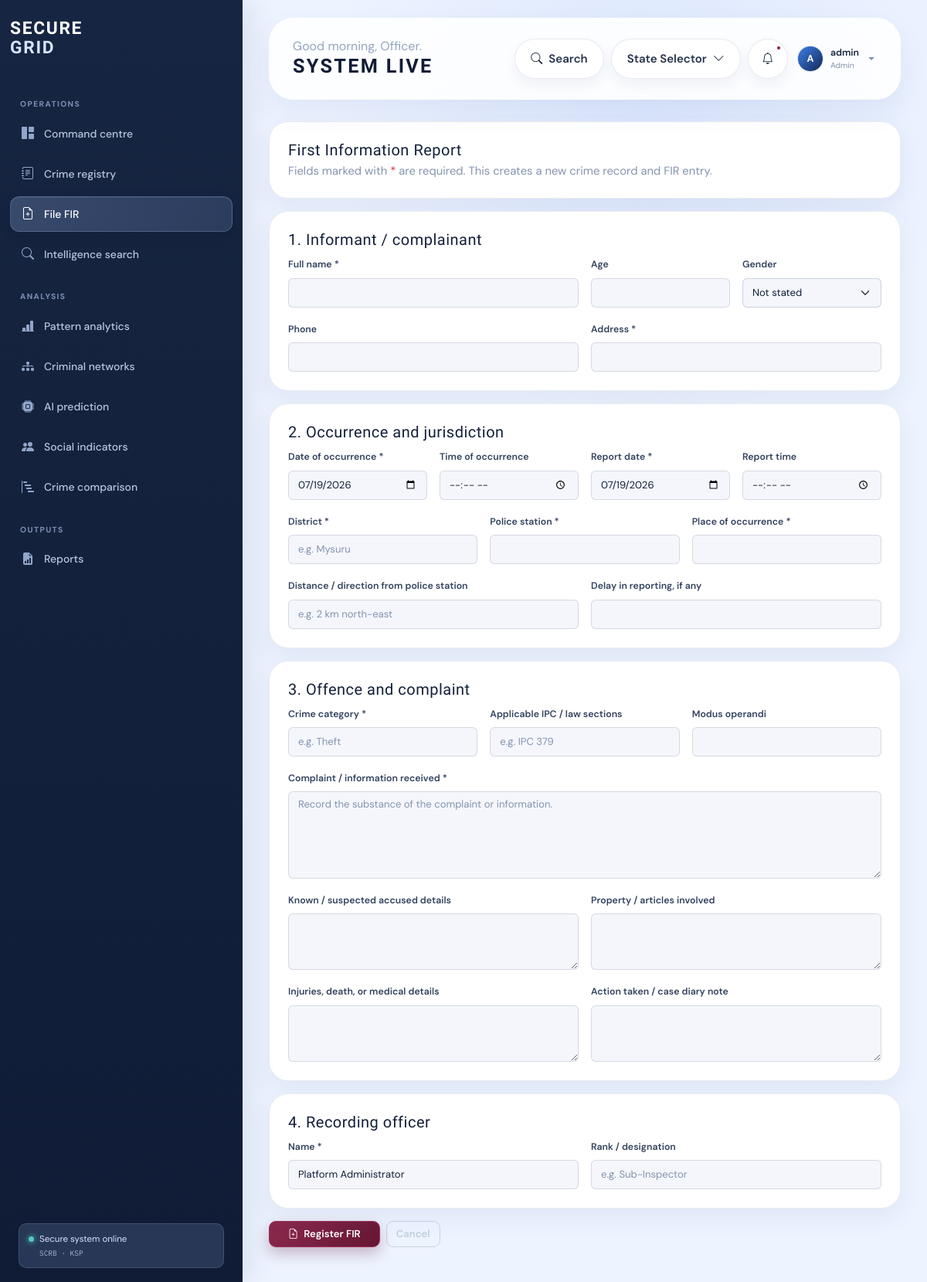
The page /fir/new (signed in) on the database its author committed.
### app/models/core.py (models this page shows, shortened)
class TimestampMixin:
    created_at = db.Column(db.DateTime, nullable=False, default=datetime.utcnow)
    updated_at = db.Column(
        db.DateTime,
        nullable=False,
        default=datetime.utcnow,
        onupdate=datetime.utcnow,
    )

class User(UserMixin, TimestampMixin, db.Model):
    __tablename__ = "users"
    id = db.Column(db.Integer, primary_key=True)
    username = db.Column(db.String(80), nullable=False, unique=True, index=True)
    email = db.Column(db.String(255), nullable=False, unique=True, index=True)
    full_name = db.Column(db.String(160), nullable=True)
    password_hash = db.Column(db.String(255), nullable=False)
    role = db.Column(db.String(20), nullable=False, default=Role.OFFICER.value, index=True)
    is_active = db.Column(db.Boolean, nullable=False, default=True)
    last_login_at = db.Column(db.DateTime, nullable=True)
    def has_role(self, *roles: Role | str) -> bool:
        normalized_roles = {
            role.value if isinstance(role, Role) else str(role).lower()
            for role in roles
        }
        return self.role.lower() in normalized_roles

### app/dashboard/routes.py (the view, shortened to what this page needs)
@dashboard_bp.route("/fir/new", methods=["GET", "POST"])
@login_required
@roles_required(Role.ADMIN, Role.OFFICER)
def file_fir():
    return render_template(
        "fir/new.html", page_title="File FIR",
        today=date.today().isoformat(),
        officer_name=current_user.full_name or current_user.username,
    )

### app/auth/routes.py (called while the page is built)
@login_manager.user_loader
def load_user(user_id: str) -> User | None:
    try:
        return User.query.get(int(user_id))
    except (TypeError, ValueError):
        return None

### app/templates/fir/new.html (shortened to what this page needs)
{% extends 'base.html' %}
{% block content %}
<form method="post" class="row g-3">
  <div class="col-12"><div class="card"><div class="card-body"><h5 class="mb-1">First Information Report</h5><p class="text-muted mb-0">Fields marked with <span class="text-danger">*</span> are required. This creates a new crime record and FIR entry.</p></div></div></div>
  <div class="col-12"><div class="card"><div class="card-body"><h5>1. Informant / complainant</h5><div class="row g-3"><div class="col-md-6"><label class="form-label">Full name *</label><input required name="informant_name" class="form-control" value="{{ request.form.get('informant_name','') }}"></div><div class="col-md-3"><label class="form-label">Age</label><input name="informant_age" min="0" max="130" type="number" class="form-control"></div><div class="col-md-3"><label class="form-label">Gender</label><select name="informant_gender" class="form-select"><option value="">Not stated</option><option>Female</option><option>Male</option><option>Other</option></select></div><div class="col-md-6"><label class="form-label">Phone</label><input name="informant_phone" maxlength="30" class="form-control"></div><div class="col-md-6"><label class="form-label">Address *</label><input required name="informant_address" class="form-control"></div></div></div></div></div>
  <div class="col-12"><div class="card"><div class="card-body"><h5>2. Occurrence and jurisdiction</h5><div class="row g-3"><div class="col-md-3"><label class="form-label">Date of occurrence *</label><input required name="occurred_date" type="date" value="{{ today }}" class="form-control"></div><div class="col-md-3"><label class="form-label">Time of occurrence</label><input name="occurred_time" type="time" class="form-control"></div><div class="col-md-3"><label class="form-label">Report date *</label><input required name="report_date" type="date" value="{{ today }}" class="form-control"></div><div class="col-md-3"><label class="form-label">Report time</label><input name="report_time" type="time" class="form-control"></div><div class="col-md-4"><label class="form-label">District *</label><input required name="district" class="form-control" placeholder="e.g. Mysuru"></div><div class="col-md-4"><label class="form-label">Police station *</label><input required name="police_station" class="form-control"></div><div class="col-md-4"><label class="form-label">Place of occurrence *</label><input required name="place_of_occurrence" class="form-control"></div><div class="col-md-6"><label class="form-label">Distance / direction from police station</label><input name="distance_direction_from_station" class="form-control" placeholder="e.g. 2 km north-east"></div><div class="col-md-6"><label class="form-label">Delay in reporting, if any</label><input name="delay_reason" class="form-control"></div></div></div></div></div>
  <div class="col-12"><div class="card"><div class="card-body"><h5>3. Offence and complaint</h5><div class="row g-3"><div class="col-md-4"><label class="form-label">Crime category *</label><input required name="crime_type" class="form-control" placeholder="e.g. Theft"></div><div class="col-md-4"><label class="form-label">Applicable IPC / law sections</label><input name="ipc_sections" class="form-control" placeholder="e.g. IPC 379"></div><div class="col-md-4"><label class="form-label">Modus operandi</label><input name="modus_operandi" class="form-control"></div><div class="col-12"><label class="form-label">Complaint / information received *</label><textarea required name="complaint_text" rows="5" class="form-control" placeholder="Record the substance of the complaint or information."></textarea></div><div class="col-md-6"><label class="form-label">Known / suspected accused details</label><textarea name="accused_details" rows="3" class="form-control"></textarea></div><div class="col-md-6"><label class="form-label">Property / articles involved</label><textarea name="property_details" rows="3" class="form-control"></textarea></div><div class="col-md-6"><label class="form-label">Injuries, death, or medical details</label><textarea name="injuries_or_death" rows="3" class="form-control"></textarea></div><div class="col-md-6"><label class="form-label">Action taken / case diary note</label><textarea name="action_taken" rows="3" class="form-control"></textarea></div></div></div></div></div>
  <div class="col-12"><div class="card"><div class="card-body"><h5>4. Recording officer</h5><div class="row g-3"><div class="col-md-6"><label class="form-label">Name *</label><input required name="recording_officer" class="form-control" value="{{ officer_name }}"></div><div class="col-md-6"><label class="form-label">Rank / designation</label><input name="officer_designation" class="form-control" placeholder="e.g. Sub-Inspector"></div></div></div></div></div>
  <div class="col-12"><button class="btn btn-primary px-4" type="submit"><i class="bi bi-file-earmark-plus me-1"></i> Register FIR</button><a class="btn btn-outline-secondary ms-2" href="/crimes">Cancel</a></div>
</form>
{% endblock %}

### app/templates/base.html (shortened to what this page needs)
<!doctype html>
<html lang="en">
<head>
  <link href="https://cdn.jsdelivr.net/npm/bootstrap@5.3.3/dist/css/bootstrap.min.css" rel="stylesheet">
  <link rel="stylesheet" href="https://cdn.jsdelivr.net/npm/bootstrap-icons@1.11.3/font/bootstrap-icons.min.css">
  <link rel="stylesheet" href="https://cdn.datatables.net/1.13.8/css/dataTables.bootstrap5.min.css">
  <link rel="stylesheet" href="https://unpkg.com/leaflet@1.9.4/dist/leaflet.css">
  <link rel="stylesheet" href="{{ url_for('static', filename='css/app.css') }}">
</head>
<body class="app-shell">
  {% set current_path = request.path if request is defined else '' %}
  <aside class="sidebar" id="appSidebar" aria-label="Primary navigation">
    <div class="sidebar-brand">
      <a href="/" class="brand-link text-decoration-none">
        <span class="brand-wordmark">SECURE<span>GRID</span></span>
      </a>
    </div>
    <div class="sidebar-scroll">
      <p class="nav-caption">Operations</p>
      <nav class="nav flex-column sidebar-nav">
        <a class="nav-link {% if current_path == '/' %}active{% endif %}" href="/">
          <i class="bi bi-grid-1x2-fill"></i><span>Command centre</span>
        </a>
        <a class="nav-link {% if current_path.startswith('/crimes') %}active{% endif %}" href="/crimes">
          <i class="bi bi-journal-text"></i><span>Crime registry</span>
        </a>
        <a class="nav-link {% if current_path.startswith('/fir') %}active{% endif %}" href="/fir/new">
          <i class="bi bi-file-earmark-plus"></i><span>File FIR</span>
        </a>
        <a class="nav-link {% if current_path.startswith('/search') %}active{% endif %}" href="/search">
          <i class="bi bi-search"></i><span>Intelligence search</span>
        </a>
      </nav>
      <p class="nav-caption mt-4">Analysis</p>
      <nav class="nav flex-column sidebar-nav">
        <a class="nav-link {% if current_path.startswith('/analytics') %}active{% endif %}" href="/analytics">
          <i class="bi bi-bar-chart-line-fill"></i><span>Pattern analytics</span>
        </a>
        <a class="nav-link {% if current_path.startswith('/network') %}active{% endif %}" href="/network">
          <i class="bi bi-diagram-3-fill"></i><span>Criminal networks</span>
        </a>
        <a class="nav-link {% if current_path.startswith('/prediction') %}active{% endif %}" href="/prediction">
          <i class="bi bi-cpu-fill"></i><span>AI prediction</span>
        </a>
        <a class="nav-link {% if current_path.startswith('/sociology') %}active{% endif %}" href="/sociology">
          <i class="bi bi-people-fill"></i><span>Social indicators</span>
        </a>
        <a class="nav-link {% if current_path.startswith('/comparison') %}active{% endif %}" href="/comparison">
          <i class="bi bi-bar-chart-steps"></i><span>Crime comparison</span>
        </a>
      </nav>
      <p class="nav-caption mt-4">Outputs</p>
      <nav class="nav flex-column sidebar-nav">
        <a class="nav-link {% if current_path.startswith('/reports') %}active{% endif %}" href="/reports">
          <i class="bi bi-file-earmark-bar-graph-fill"></i><span>Reports</span>
        </a>
      </nav>
    </div>
    <div class="sidebar-status">
      <span class="status-dot"></span>
      <span>Secure system online</span>
      <small>SCRB · KSP</small>
    </div>
  </aside>
  <div class="app-content">
    <header class="topbar">
      <div class="topbar-start">
        <div>
          <p class="eyebrow mb-0">{% block eyebrow %}Good morning, Officer.{% endblock %}</p>
          <h1 class="topbar-title mb-0">{% block page_heading %}System live{% endblock %}</h1>
        </div>
      </div>
      <div class="topbar-actions">
        {% if current_user is defined and current_user.is_authenticated %}
          <a class="btn btn-topbar d-none d-sm-inline-flex" href="/search"><i class="bi bi-search"></i><span>Search</span></a>
        {% else %}
          <a class="btn btn-topbar d-none d-sm-inline-flex" href="{{ url_for('auth.login') }}">Login</a>
        {% endif %}
        <button class="btn btn-topbar d-none d-md-inline-flex" type="button"><span>State Selector</span><i class="bi bi-chevron-down"></i></button>
        <button class="btn icon-btn notification-btn" type="button" aria-label="Notifications" data-bs-toggle="offcanvas" data-bs-target="#notificationsPanel">
          <i class="bi bi-bell"></i><span class="notification-pip"></span>
        </button>
        <div class="dropdown">
          <button class="user-control dropdown-toggle" type="button" data-bs-toggle="dropdown" aria-expanded="false">
            <span class="avatar">
              {% if current_user is defined and current_user.is_authenticated %}
                {{ current_user.name|default(current_user.username|default('O'), true)|string|first|upper }}
              {% else %}O{% endif %}
            </span>
            <span class="d-none d-md-block text-start">
              <strong>{% if current_user is defined and current_user.is_authenticated %}{{ current_user.name|default(current_user.username|default('Officer'), true) }}{% else %}Officer Console{% endif %}</strong>
              <small>{% if current_user is defined and current_user.is_authenticated %}{{ current_user.role|default('Authorized user', true)|replace('_', ' ')|title }}{% else %}Secure access{% endif %}</small>
            </span>
          </button>
        </div>
      </div>
    </header>
    <main class="main-view">
      {% block content %}{% endblock %}
    </main>
  </div>
</body>
</html>

### rows shown on the page
User: name|first "A", name "admin", role "Admin", recording_officer "Platform Administrator"
